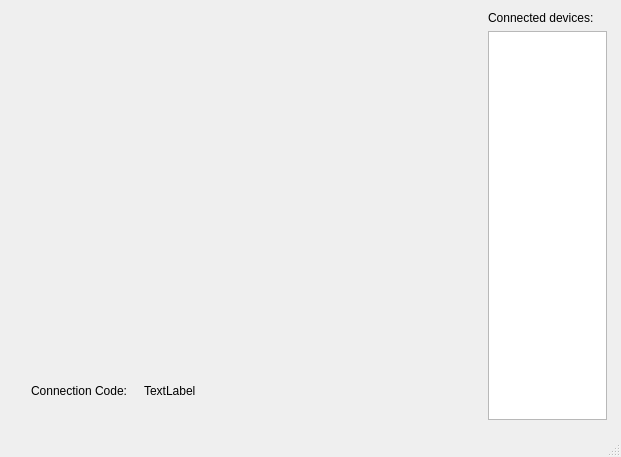
<?xml version="1.0" encoding="UTF-8"?>
<ui version="4.0">
 <class>MainWindow</class>
 <widget class="QMainWindow" name="MainWindow">
  <property name="geometry">
   <rect>
    <x>0</x>
    <y>0</y>
    <width>621</width>
    <height>457</height>
   </rect>
  </property>
  <property name="windowTitle">
   <string>MainWindow</string>
  </property>
  <widget class="QWidget" name="centralWidget">
   <widget class="QWidget" name="">
    <property name="geometry">
     <rect>
      <x>477</x>
      <y>0</y>
      <width>141</width>
      <height>431</height>
     </rect>
    </property>
    <layout class="QVBoxLayout" name="verticalLayout">
     <item>
      <widget class="QLabel" name="label">
       <property name="text">
        <string>Connected devices:</string>
       </property>
      </widget>
     </item>
     <item>
      <widget class="QListView" name="listView"/>
     </item>
    </layout>
   </widget>
   <widget class="QWidget" name="">
    <property name="geometry">
     <rect>
      <x>20</x>
      <y>370</y>
      <width>241</width>
      <height>41</height>
     </rect>
    </property>
    <layout class="QHBoxLayout" name="horizontalLayout">
     <item>
      <widget class="QLabel" name="label_2">
       <property name="text">
        <string>Connection Code:</string>
       </property>
      </widget>
     </item>
     <item>
      <widget class="QLabel" name="label_3">
       <property name="text">
        <string>TextLabel</string>
       </property>
      </widget>
     </item>
    </layout>
   </widget>
  </widget>
  <widget class="QStatusBar" name="statusBar"/>
 </widget>
 <layoutdefault spacing="6" margin="11"/>
 <resources/>
 <connections/>
</ui>
